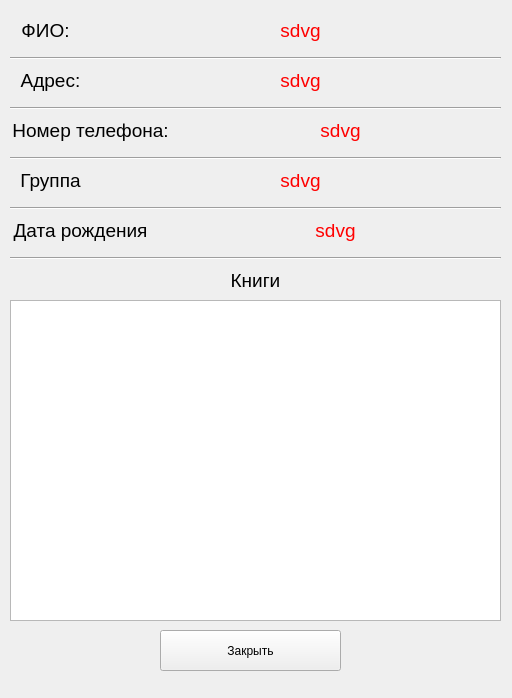
<?xml version="1.0" encoding="UTF-8"?>
<ui version="4.0">
 <class>MainWindow</class>
 <widget class="QMainWindow" name="MainWindow">
  <property name="geometry">
   <rect>
    <x>0</x>
    <y>0</y>
    <width>512</width>
    <height>698</height>
   </rect>
  </property>
  <property name="windowTitle">
   <string>Карточка читателя</string>
  </property>
  <property name="documentMode">
   <bool>false</bool>
  </property>
  <widget class="QWidget" name="centralwidget">
   <widget class="QLabel" name="label_6">
    <property name="geometry">
     <rect>
      <x>10</x>
      <y>20</y>
      <width>71</width>
      <height>21</height>
     </rect>
    </property>
    <property name="font">
     <font>
      <pointsize>14</pointsize>
      <weight>50</weight>
      <bold>false</bold>
     </font>
    </property>
    <property name="text">
     <string>ФИО:</string>
    </property>
    <property name="alignment">
     <set>Qt::AlignCenter</set>
    </property>
   </widget>
   <widget class="QLabel" name="label_3">
    <property name="geometry">
     <rect>
      <x>10</x>
      <y>220</y>
      <width>141</width>
      <height>21</height>
     </rect>
    </property>
    <property name="font">
     <font>
      <pointsize>14</pointsize>
      <weight>50</weight>
      <bold>false</bold>
     </font>
    </property>
    <property name="text">
     <string>Дата рождения</string>
    </property>
    <property name="alignment">
     <set>Qt::AlignCenter</set>
    </property>
   </widget>
   <widget class="QLabel" name="label_7">
    <property name="geometry">
     <rect>
      <x>10</x>
      <y>70</y>
      <width>81</width>
      <height>21</height>
     </rect>
    </property>
    <property name="font">
     <font>
      <pointsize>14</pointsize>
      <weight>50</weight>
      <bold>false</bold>
     </font>
    </property>
    <property name="text">
     <string>Адрес:</string>
    </property>
    <property name="alignment">
     <set>Qt::AlignCenter</set>
    </property>
   </widget>
   <widget class="QLabel" name="label_9">
    <property name="geometry">
     <rect>
      <x>10</x>
      <y>120</y>
      <width>161</width>
      <height>21</height>
     </rect>
    </property>
    <property name="font">
     <font>
      <pointsize>14</pointsize>
      <weight>50</weight>
      <bold>false</bold>
     </font>
    </property>
    <property name="text">
     <string>Номер телефона:</string>
    </property>
    <property name="alignment">
     <set>Qt::AlignCenter</set>
    </property>
   </widget>
   <widget class="QLabel" name="label_4">
    <property name="geometry">
     <rect>
      <x>10</x>
      <y>170</y>
      <width>81</width>
      <height>21</height>
     </rect>
    </property>
    <property name="font">
     <font>
      <pointsize>14</pointsize>
      <weight>50</weight>
      <bold>false</bold>
     </font>
    </property>
    <property name="text">
     <string>Группа</string>
    </property>
    <property name="alignment">
     <set>Qt::AlignCenter</set>
    </property>
   </widget>
   <widget class="QPushButton" name="btn_cancel">
    <property name="geometry">
     <rect>
      <x>160</x>
      <y>630</y>
      <width>181</width>
      <height>41</height>
     </rect>
    </property>
    <property name="text">
     <string>Закрыть</string>
    </property>
   </widget>
   <widget class="QLabel" name="label_name">
    <property name="geometry">
     <rect>
      <x>100</x>
      <y>20</y>
      <width>401</width>
      <height>21</height>
     </rect>
    </property>
    <property name="font">
     <font>
      <pointsize>14</pointsize>
     </font>
    </property>
    <property name="styleSheet">
     <string notr="true">color: rgb(255, 0, 0);</string>
    </property>
    <property name="text">
     <string>sdvg</string>
    </property>
    <property name="alignment">
     <set>Qt::AlignCenter</set>
    </property>
   </widget>
   <widget class="Line" name="line">
    <property name="geometry">
     <rect>
      <x>10</x>
      <y>50</y>
      <width>491</width>
      <height>16</height>
     </rect>
    </property>
    <property name="orientation">
     <enum>Qt::Horizontal</enum>
    </property>
   </widget>
   <widget class="Line" name="line_2">
    <property name="geometry">
     <rect>
      <x>10</x>
      <y>100</y>
      <width>491</width>
      <height>16</height>
     </rect>
    </property>
    <property name="orientation">
     <enum>Qt::Horizontal</enum>
    </property>
   </widget>
   <widget class="QLabel" name="label_address">
    <property name="geometry">
     <rect>
      <x>100</x>
      <y>70</y>
      <width>401</width>
      <height>21</height>
     </rect>
    </property>
    <property name="font">
     <font>
      <pointsize>14</pointsize>
     </font>
    </property>
    <property name="styleSheet">
     <string notr="true">color: rgb(255, 0, 0);</string>
    </property>
    <property name="text">
     <string>sdvg</string>
    </property>
    <property name="alignment">
     <set>Qt::AlignCenter</set>
    </property>
   </widget>
   <widget class="Line" name="line_3">
    <property name="geometry">
     <rect>
      <x>10</x>
      <y>150</y>
      <width>491</width>
      <height>16</height>
     </rect>
    </property>
    <property name="orientation">
     <enum>Qt::Horizontal</enum>
    </property>
   </widget>
   <widget class="QLabel" name="label_phone">
    <property name="geometry">
     <rect>
      <x>180</x>
      <y>120</y>
      <width>321</width>
      <height>21</height>
     </rect>
    </property>
    <property name="font">
     <font>
      <pointsize>14</pointsize>
     </font>
    </property>
    <property name="styleSheet">
     <string notr="true">color: rgb(255, 0, 0);</string>
    </property>
    <property name="text">
     <string>sdvg</string>
    </property>
    <property name="alignment">
     <set>Qt::AlignCenter</set>
    </property>
   </widget>
   <widget class="Line" name="line_4">
    <property name="geometry">
     <rect>
      <x>10</x>
      <y>200</y>
      <width>491</width>
      <height>16</height>
     </rect>
    </property>
    <property name="orientation">
     <enum>Qt::Horizontal</enum>
    </property>
   </widget>
   <widget class="QLabel" name="label_group">
    <property name="geometry">
     <rect>
      <x>100</x>
      <y>170</y>
      <width>401</width>
      <height>21</height>
     </rect>
    </property>
    <property name="font">
     <font>
      <pointsize>14</pointsize>
     </font>
    </property>
    <property name="styleSheet">
     <string notr="true">color: rgb(255, 0, 0);</string>
    </property>
    <property name="text">
     <string>sdvg</string>
    </property>
    <property name="alignment">
     <set>Qt::AlignCenter</set>
    </property>
   </widget>
   <widget class="QLabel" name="label_year">
    <property name="geometry">
     <rect>
      <x>170</x>
      <y>220</y>
      <width>331</width>
      <height>21</height>
     </rect>
    </property>
    <property name="font">
     <font>
      <pointsize>14</pointsize>
     </font>
    </property>
    <property name="styleSheet">
     <string notr="true">color: rgb(255, 0, 0);</string>
    </property>
    <property name="text">
     <string>sdvg</string>
    </property>
    <property name="alignment">
     <set>Qt::AlignCenter</set>
    </property>
   </widget>
   <widget class="Line" name="line_5">
    <property name="geometry">
     <rect>
      <x>10</x>
      <y>250</y>
      <width>491</width>
      <height>16</height>
     </rect>
    </property>
    <property name="orientation">
     <enum>Qt::Horizontal</enum>
    </property>
   </widget>
   <widget class="QTableWidget" name="tw_view_books">
    <property name="geometry">
     <rect>
      <x>10</x>
      <y>300</y>
      <width>491</width>
      <height>321</height>
     </rect>
    </property>
   </widget>
   <widget class="QLabel" name="label_5">
    <property name="geometry">
     <rect>
      <x>10</x>
      <y>270</y>
      <width>491</width>
      <height>21</height>
     </rect>
    </property>
    <property name="font">
     <font>
      <pointsize>14</pointsize>
      <weight>50</weight>
      <bold>false</bold>
     </font>
    </property>
    <property name="text">
     <string>Книги</string>
    </property>
    <property name="alignment">
     <set>Qt::AlignCenter</set>
    </property>
   </widget>
  </widget>
 </widget>
 <resources/>
 <connections/>
</ui>
